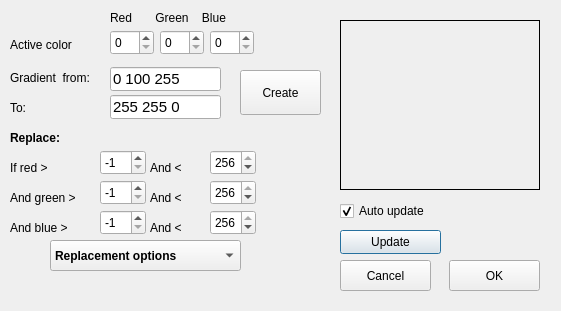
<?xml version="1.0" encoding="UTF-8"?>
<ui version="4.0">
 <class>dColors</class>
 <widget class="QDialog" name="dColors">
  <property name="geometry">
   <rect>
    <x>0</x>
    <y>0</y>
    <width>561</width>
    <height>311</height>
   </rect>
  </property>
  <property name="windowTitle">
   <string>Drawish Colors</string>
  </property>
  <property name="windowIcon">
   <iconset resource="Drawish.qrc">
    <normaloff>:/res/draw.png</normaloff>:/res/draw.png</iconset>
  </property>
  <widget class="QLabel" name="label">
   <property name="geometry">
    <rect>
     <x>10</x>
     <y>35</y>
     <width>81</width>
     <height>20</height>
    </rect>
   </property>
   <property name="text">
    <string>Active color</string>
   </property>
  </widget>
  <widget class="QSpinBox" name="redSpin">
   <property name="geometry">
    <rect>
     <x>110</x>
     <y>30</y>
     <width>44</width>
     <height>25</height>
    </rect>
   </property>
   <property name="maximum">
    <number>255</number>
   </property>
  </widget>
  <widget class="QSpinBox" name="greenSpin">
   <property name="geometry">
    <rect>
     <x>160</x>
     <y>30</y>
     <width>44</width>
     <height>25</height>
    </rect>
   </property>
   <property name="maximum">
    <number>255</number>
   </property>
  </widget>
  <widget class="QSpinBox" name="blueSpin">
   <property name="geometry">
    <rect>
     <x>210</x>
     <y>30</y>
     <width>44</width>
     <height>25</height>
    </rect>
   </property>
   <property name="maximum">
    <number>255</number>
   </property>
  </widget>
  <widget class="QLabel" name="label_2">
   <property name="geometry">
    <rect>
     <x>110</x>
     <y>10</y>
     <width>141</width>
     <height>16</height>
    </rect>
   </property>
   <property name="text">
    <string>Red       Green    Blue</string>
   </property>
  </widget>
  <widget class="QWidget" name="showColorWidget" native="true">
   <property name="geometry">
    <rect>
     <x>260</x>
     <y>20</y>
     <width>61</width>
     <height>41</height>
    </rect>
   </property>
   <property name="palette">
    <palette>
     <active>
      <colorrole role="WindowText">
       <brush brushstyle="SolidPattern">
        <color alpha="255">
         <red>255</red>
         <green>255</green>
         <blue>255</blue>
        </color>
       </brush>
      </colorrole>
      <colorrole role="Button">
       <brush brushstyle="SolidPattern">
        <color alpha="255">
         <red>0</red>
         <green>0</green>
         <blue>0</blue>
        </color>
       </brush>
      </colorrole>
      <colorrole role="Light">
       <brush brushstyle="SolidPattern">
        <color alpha="255">
         <red>0</red>
         <green>0</green>
         <blue>0</blue>
        </color>
       </brush>
      </colorrole>
      <colorrole role="Midlight">
       <brush brushstyle="SolidPattern">
        <color alpha="255">
         <red>0</red>
         <green>0</green>
         <blue>0</blue>
        </color>
       </brush>
      </colorrole>
      <colorrole role="Dark">
       <brush brushstyle="SolidPattern">
        <color alpha="255">
         <red>0</red>
         <green>0</green>
         <blue>0</blue>
        </color>
       </brush>
      </colorrole>
      <colorrole role="Mid">
       <brush brushstyle="SolidPattern">
        <color alpha="255">
         <red>0</red>
         <green>0</green>
         <blue>0</blue>
        </color>
       </brush>
      </colorrole>
      <colorrole role="Text">
       <brush brushstyle="SolidPattern">
        <color alpha="255">
         <red>255</red>
         <green>255</green>
         <blue>255</blue>
        </color>
       </brush>
      </colorrole>
      <colorrole role="ButtonText">
       <brush brushstyle="SolidPattern">
        <color alpha="255">
         <red>255</red>
         <green>255</green>
         <blue>255</blue>
        </color>
       </brush>
      </colorrole>
      <colorrole role="Base">
       <brush brushstyle="SolidPattern">
        <color alpha="255">
         <red>0</red>
         <green>0</green>
         <blue>0</blue>
        </color>
       </brush>
      </colorrole>
      <colorrole role="Window">
       <brush brushstyle="SolidPattern">
        <color alpha="255">
         <red>0</red>
         <green>0</green>
         <blue>0</blue>
        </color>
       </brush>
      </colorrole>
      <colorrole role="Shadow">
       <brush brushstyle="SolidPattern">
        <color alpha="255">
         <red>0</red>
         <green>0</green>
         <blue>0</blue>
        </color>
       </brush>
      </colorrole>
      <colorrole role="AlternateBase">
       <brush brushstyle="SolidPattern">
        <color alpha="255">
         <red>0</red>
         <green>0</green>
         <blue>0</blue>
        </color>
       </brush>
      </colorrole>
     </active>
     <inactive>
      <colorrole role="WindowText">
       <brush brushstyle="SolidPattern">
        <color alpha="255">
         <red>0</red>
         <green>0</green>
         <blue>0</blue>
        </color>
       </brush>
      </colorrole>
      <colorrole role="Button">
       <brush brushstyle="SolidPattern">
        <color alpha="255">
         <red>239</red>
         <green>239</green>
         <blue>239</blue>
        </color>
       </brush>
      </colorrole>
      <colorrole role="Light">
       <brush brushstyle="SolidPattern">
        <color alpha="255">
         <red>255</red>
         <green>255</green>
         <blue>255</blue>
        </color>
       </brush>
      </colorrole>
      <colorrole role="Midlight">
       <brush brushstyle="SolidPattern">
        <color alpha="255">
         <red>202</red>
         <green>202</green>
         <blue>202</blue>
        </color>
       </brush>
      </colorrole>
      <colorrole role="Dark">
       <brush brushstyle="SolidPattern">
        <color alpha="255">
         <red>159</red>
         <green>159</green>
         <blue>159</blue>
        </color>
       </brush>
      </colorrole>
      <colorrole role="Mid">
       <brush brushstyle="SolidPattern">
        <color alpha="255">
         <red>184</red>
         <green>184</green>
         <blue>184</blue>
        </color>
       </brush>
      </colorrole>
      <colorrole role="Text">
       <brush brushstyle="SolidPattern">
        <color alpha="255">
         <red>0</red>
         <green>0</green>
         <blue>0</blue>
        </color>
       </brush>
      </colorrole>
      <colorrole role="ButtonText">
       <brush brushstyle="SolidPattern">
        <color alpha="255">
         <red>0</red>
         <green>0</green>
         <blue>0</blue>
        </color>
       </brush>
      </colorrole>
      <colorrole role="Base">
       <brush brushstyle="SolidPattern">
        <color alpha="255">
         <red>255</red>
         <green>255</green>
         <blue>255</blue>
        </color>
       </brush>
      </colorrole>
      <colorrole role="Window">
       <brush brushstyle="SolidPattern">
        <color alpha="255">
         <red>239</red>
         <green>239</green>
         <blue>239</blue>
        </color>
       </brush>
      </colorrole>
      <colorrole role="Shadow">
       <brush brushstyle="SolidPattern">
        <color alpha="255">
         <red>118</red>
         <green>118</green>
         <blue>118</blue>
        </color>
       </brush>
      </colorrole>
      <colorrole role="AlternateBase">
       <brush brushstyle="SolidPattern">
        <color alpha="255">
         <red>247</red>
         <green>247</green>
         <blue>247</blue>
        </color>
       </brush>
      </colorrole>
     </inactive>
     <disabled>
      <colorrole role="WindowText">
       <brush brushstyle="SolidPattern">
        <color alpha="255">
         <red>0</red>
         <green>0</green>
         <blue>0</blue>
        </color>
       </brush>
      </colorrole>
      <colorrole role="Button">
       <brush brushstyle="SolidPattern">
        <color alpha="255">
         <red>0</red>
         <green>0</green>
         <blue>0</blue>
        </color>
       </brush>
      </colorrole>
      <colorrole role="Light">
       <brush brushstyle="SolidPattern">
        <color alpha="255">
         <red>0</red>
         <green>0</green>
         <blue>0</blue>
        </color>
       </brush>
      </colorrole>
      <colorrole role="Midlight">
       <brush brushstyle="SolidPattern">
        <color alpha="255">
         <red>0</red>
         <green>0</green>
         <blue>0</blue>
        </color>
       </brush>
      </colorrole>
      <colorrole role="Dark">
       <brush brushstyle="SolidPattern">
        <color alpha="255">
         <red>0</red>
         <green>0</green>
         <blue>0</blue>
        </color>
       </brush>
      </colorrole>
      <colorrole role="Mid">
       <brush brushstyle="SolidPattern">
        <color alpha="255">
         <red>0</red>
         <green>0</green>
         <blue>0</blue>
        </color>
       </brush>
      </colorrole>
      <colorrole role="Text">
       <brush brushstyle="SolidPattern">
        <color alpha="255">
         <red>0</red>
         <green>0</green>
         <blue>0</blue>
        </color>
       </brush>
      </colorrole>
      <colorrole role="ButtonText">
       <brush brushstyle="SolidPattern">
        <color alpha="255">
         <red>0</red>
         <green>0</green>
         <blue>0</blue>
        </color>
       </brush>
      </colorrole>
      <colorrole role="Base">
       <brush brushstyle="SolidPattern">
        <color alpha="255">
         <red>0</red>
         <green>0</green>
         <blue>0</blue>
        </color>
       </brush>
      </colorrole>
      <colorrole role="Window">
       <brush brushstyle="SolidPattern">
        <color alpha="255">
         <red>0</red>
         <green>0</green>
         <blue>0</blue>
        </color>
       </brush>
      </colorrole>
      <colorrole role="Shadow">
       <brush brushstyle="SolidPattern">
        <color alpha="255">
         <red>177</red>
         <green>177</green>
         <blue>177</blue>
        </color>
       </brush>
      </colorrole>
      <colorrole role="AlternateBase">
       <brush brushstyle="SolidPattern">
        <color alpha="255">
         <red>247</red>
         <green>247</green>
         <blue>247</blue>
        </color>
       </brush>
      </colorrole>
     </disabled>
    </palette>
   </property>
  </widget>
  <widget class="QLabel" name="labelThumb">
   <property name="geometry">
    <rect>
     <x>340</x>
     <y>20</y>
     <width>200</width>
     <height>170</height>
    </rect>
   </property>
   <property name="frameShape">
    <enum>QFrame::Box</enum>
   </property>
   <property name="text">
    <string/>
   </property>
  </widget>
  <widget class="QLabel" name="label_4">
   <property name="geometry">
    <rect>
     <x>10</x>
     <y>130</y>
     <width>111</width>
     <height>16</height>
    </rect>
   </property>
   <property name="font">
    <font>
     <bold>true</bold>
    </font>
   </property>
   <property name="text">
    <string>Replace:</string>
   </property>
  </widget>
  <widget class="QLabel" name="label_5">
   <property name="geometry">
    <rect>
     <x>10</x>
     <y>160</y>
     <width>71</width>
     <height>16</height>
    </rect>
   </property>
   <property name="palette">
    <palette>
     <active>
      <colorrole role="WindowText">
       <brush brushstyle="SolidPattern">
        <color alpha="255">
         <red>224</red>
         <green>27</green>
         <blue>36</blue>
        </color>
       </brush>
      </colorrole>
      <colorrole role="Text">
       <brush brushstyle="SolidPattern">
        <color alpha="255">
         <red>224</red>
         <green>27</green>
         <blue>36</blue>
        </color>
       </brush>
      </colorrole>
     </active>
     <inactive>
      <colorrole role="WindowText">
       <brush brushstyle="SolidPattern">
        <color alpha="255">
         <red>0</red>
         <green>0</green>
         <blue>0</blue>
        </color>
       </brush>
      </colorrole>
      <colorrole role="Text">
       <brush brushstyle="SolidPattern">
        <color alpha="255">
         <red>0</red>
         <green>0</green>
         <blue>0</blue>
        </color>
       </brush>
      </colorrole>
     </inactive>
     <disabled>
      <colorrole role="WindowText">
       <brush brushstyle="SolidPattern">
        <color alpha="255">
         <red>190</red>
         <green>190</green>
         <blue>190</blue>
        </color>
       </brush>
      </colorrole>
      <colorrole role="Text">
       <brush brushstyle="SolidPattern">
        <color alpha="255">
         <red>190</red>
         <green>190</green>
         <blue>190</blue>
        </color>
       </brush>
      </colorrole>
     </disabled>
    </palette>
   </property>
   <property name="text">
    <string>If red &gt;</string>
   </property>
  </widget>
  <widget class="QSpinBox" name="IFRED">
   <property name="geometry">
    <rect>
     <x>100</x>
     <y>150</y>
     <width>46</width>
     <height>25</height>
    </rect>
   </property>
   <property name="minimum">
    <number>-1</number>
   </property>
   <property name="maximum">
    <number>254</number>
   </property>
   <property name="value">
    <number>-1</number>
   </property>
  </widget>
  <widget class="QLabel" name="label_6">
   <property name="geometry">
    <rect>
     <x>150</x>
     <y>160</y>
     <width>51</width>
     <height>16</height>
    </rect>
   </property>
   <property name="palette">
    <palette>
     <active>
      <colorrole role="WindowText">
       <brush brushstyle="SolidPattern">
        <color alpha="255">
         <red>224</red>
         <green>27</green>
         <blue>36</blue>
        </color>
       </brush>
      </colorrole>
     </active>
     <inactive>
      <colorrole role="WindowText">
       <brush brushstyle="SolidPattern">
        <color alpha="255">
         <red>0</red>
         <green>0</green>
         <blue>0</blue>
        </color>
       </brush>
      </colorrole>
     </inactive>
     <disabled>
      <colorrole role="WindowText">
       <brush brushstyle="SolidPattern">
        <color alpha="255">
         <red>190</red>
         <green>190</green>
         <blue>190</blue>
        </color>
       </brush>
      </colorrole>
     </disabled>
    </palette>
   </property>
   <property name="text">
    <string>And  &lt;</string>
   </property>
  </widget>
  <widget class="QSpinBox" name="ifred">
   <property name="geometry">
    <rect>
     <x>210</x>
     <y>150</y>
     <width>46</width>
     <height>25</height>
    </rect>
   </property>
   <property name="minimum">
    <number>1</number>
   </property>
   <property name="maximum">
    <number>256</number>
   </property>
   <property name="value">
    <number>256</number>
   </property>
  </widget>
  <widget class="QLabel" name="label_7">
   <property name="geometry">
    <rect>
     <x>10</x>
     <y>190</y>
     <width>81</width>
     <height>16</height>
    </rect>
   </property>
   <property name="palette">
    <palette>
     <active>
      <colorrole role="WindowText">
       <brush brushstyle="SolidPattern">
        <color alpha="255">
         <red>38</red>
         <green>162</green>
         <blue>105</blue>
        </color>
       </brush>
      </colorrole>
     </active>
     <inactive>
      <colorrole role="WindowText">
       <brush brushstyle="SolidPattern">
        <color alpha="255">
         <red>0</red>
         <green>0</green>
         <blue>0</blue>
        </color>
       </brush>
      </colorrole>
     </inactive>
     <disabled>
      <colorrole role="WindowText">
       <brush brushstyle="SolidPattern">
        <color alpha="255">
         <red>190</red>
         <green>190</green>
         <blue>190</blue>
        </color>
       </brush>
      </colorrole>
     </disabled>
    </palette>
   </property>
   <property name="text">
    <string>And green &gt;</string>
   </property>
  </widget>
  <widget class="QSpinBox" name="IFGREEN">
   <property name="geometry">
    <rect>
     <x>100</x>
     <y>180</y>
     <width>46</width>
     <height>25</height>
    </rect>
   </property>
   <property name="minimum">
    <number>-1</number>
   </property>
   <property name="maximum">
    <number>254</number>
   </property>
   <property name="value">
    <number>-1</number>
   </property>
  </widget>
  <widget class="QLabel" name="label_8">
   <property name="geometry">
    <rect>
     <x>150</x>
     <y>190</y>
     <width>51</width>
     <height>16</height>
    </rect>
   </property>
   <property name="palette">
    <palette>
     <active>
      <colorrole role="WindowText">
       <brush brushstyle="SolidPattern">
        <color alpha="255">
         <red>38</red>
         <green>162</green>
         <blue>105</blue>
        </color>
       </brush>
      </colorrole>
     </active>
     <inactive>
      <colorrole role="WindowText">
       <brush brushstyle="SolidPattern">
        <color alpha="255">
         <red>0</red>
         <green>0</green>
         <blue>0</blue>
        </color>
       </brush>
      </colorrole>
     </inactive>
     <disabled>
      <colorrole role="WindowText">
       <brush brushstyle="SolidPattern">
        <color alpha="255">
         <red>190</red>
         <green>190</green>
         <blue>190</blue>
        </color>
       </brush>
      </colorrole>
     </disabled>
    </palette>
   </property>
   <property name="text">
    <string>And  &lt;</string>
   </property>
  </widget>
  <widget class="QSpinBox" name="ifgreen">
   <property name="geometry">
    <rect>
     <x>210</x>
     <y>180</y>
     <width>46</width>
     <height>25</height>
    </rect>
   </property>
   <property name="minimum">
    <number>1</number>
   </property>
   <property name="maximum">
    <number>256</number>
   </property>
   <property name="value">
    <number>256</number>
   </property>
  </widget>
  <widget class="QLabel" name="label_9">
   <property name="geometry">
    <rect>
     <x>150</x>
     <y>220</y>
     <width>51</width>
     <height>16</height>
    </rect>
   </property>
   <property name="palette">
    <palette>
     <active>
      <colorrole role="WindowText">
       <brush brushstyle="SolidPattern">
        <color alpha="255">
         <red>26</red>
         <green>95</green>
         <blue>180</blue>
        </color>
       </brush>
      </colorrole>
     </active>
     <inactive>
      <colorrole role="WindowText">
       <brush brushstyle="SolidPattern">
        <color alpha="255">
         <red>0</red>
         <green>0</green>
         <blue>0</blue>
        </color>
       </brush>
      </colorrole>
     </inactive>
     <disabled>
      <colorrole role="WindowText">
       <brush brushstyle="SolidPattern">
        <color alpha="255">
         <red>190</red>
         <green>190</green>
         <blue>190</blue>
        </color>
       </brush>
      </colorrole>
     </disabled>
    </palette>
   </property>
   <property name="text">
    <string>And  &lt;</string>
   </property>
  </widget>
  <widget class="QLabel" name="label_10">
   <property name="geometry">
    <rect>
     <x>10</x>
     <y>220</y>
     <width>81</width>
     <height>16</height>
    </rect>
   </property>
   <property name="palette">
    <palette>
     <active>
      <colorrole role="WindowText">
       <brush brushstyle="SolidPattern">
        <color alpha="255">
         <red>26</red>
         <green>95</green>
         <blue>180</blue>
        </color>
       </brush>
      </colorrole>
     </active>
     <inactive>
      <colorrole role="WindowText">
       <brush brushstyle="SolidPattern">
        <color alpha="255">
         <red>0</red>
         <green>0</green>
         <blue>0</blue>
        </color>
       </brush>
      </colorrole>
     </inactive>
     <disabled>
      <colorrole role="WindowText">
       <brush brushstyle="SolidPattern">
        <color alpha="255">
         <red>190</red>
         <green>190</green>
         <blue>190</blue>
        </color>
       </brush>
      </colorrole>
     </disabled>
    </palette>
   </property>
   <property name="text">
    <string>And blue &gt;</string>
   </property>
  </widget>
  <widget class="QSpinBox" name="IFBLUE">
   <property name="geometry">
    <rect>
     <x>100</x>
     <y>210</y>
     <width>46</width>
     <height>25</height>
    </rect>
   </property>
   <property name="minimum">
    <number>-1</number>
   </property>
   <property name="maximum">
    <number>254</number>
   </property>
   <property name="value">
    <number>-1</number>
   </property>
  </widget>
  <widget class="QSpinBox" name="ifblue">
   <property name="geometry">
    <rect>
     <x>210</x>
     <y>210</y>
     <width>46</width>
     <height>25</height>
    </rect>
   </property>
   <property name="minimum">
    <number>1</number>
   </property>
   <property name="maximum">
    <number>256</number>
   </property>
   <property name="value">
    <number>256</number>
   </property>
  </widget>
  <widget class="QPushButton" name="pushButton_2">
   <property name="geometry">
    <rect>
     <x>340</x>
     <y>230</y>
     <width>101</width>
     <height>24</height>
    </rect>
   </property>
   <property name="palette">
    <palette>
     <active>
      <colorrole role="ButtonText">
       <brush brushstyle="SolidPattern">
        <color alpha="255">
         <red>53</red>
         <green>132</green>
         <blue>228</blue>
        </color>
       </brush>
      </colorrole>
     </active>
     <inactive>
      <colorrole role="ButtonText">
       <brush brushstyle="SolidPattern">
        <color alpha="255">
         <red>0</red>
         <green>0</green>
         <blue>0</blue>
        </color>
       </brush>
      </colorrole>
     </inactive>
     <disabled>
      <colorrole role="ButtonText">
       <brush brushstyle="SolidPattern">
        <color alpha="255">
         <red>190</red>
         <green>190</green>
         <blue>190</blue>
        </color>
       </brush>
      </colorrole>
     </disabled>
    </palette>
   </property>
   <property name="text">
    <string>Update</string>
   </property>
  </widget>
  <widget class="QPushButton" name="pushButton_3">
   <property name="geometry">
    <rect>
     <x>340</x>
     <y>260</y>
     <width>91</width>
     <height>31</height>
    </rect>
   </property>
   <property name="palette">
    <palette>
     <active>
      <colorrole role="ButtonText">
       <brush brushstyle="SolidPattern">
        <color alpha="255">
         <red>224</red>
         <green>27</green>
         <blue>36</blue>
        </color>
       </brush>
      </colorrole>
     </active>
     <inactive>
      <colorrole role="ButtonText">
       <brush brushstyle="SolidPattern">
        <color alpha="255">
         <red>0</red>
         <green>0</green>
         <blue>0</blue>
        </color>
       </brush>
      </colorrole>
     </inactive>
     <disabled>
      <colorrole role="ButtonText">
       <brush brushstyle="SolidPattern">
        <color alpha="255">
         <red>190</red>
         <green>190</green>
         <blue>190</blue>
        </color>
       </brush>
      </colorrole>
     </disabled>
    </palette>
   </property>
   <property name="text">
    <string>Cancel</string>
   </property>
  </widget>
  <widget class="QPushButton" name="pushButton_4">
   <property name="geometry">
    <rect>
     <x>449</x>
     <y>260</y>
     <width>91</width>
     <height>31</height>
    </rect>
   </property>
   <property name="palette">
    <palette>
     <active>
      <colorrole role="Text">
       <brush brushstyle="SolidPattern">
        <color alpha="255">
         <red>38</red>
         <green>162</green>
         <blue>105</blue>
        </color>
       </brush>
      </colorrole>
      <colorrole role="ButtonText">
       <brush brushstyle="SolidPattern">
        <color alpha="255">
         <red>38</red>
         <green>162</green>
         <blue>105</blue>
        </color>
       </brush>
      </colorrole>
     </active>
     <inactive>
      <colorrole role="Text">
       <brush brushstyle="SolidPattern">
        <color alpha="255">
         <red>0</red>
         <green>0</green>
         <blue>0</blue>
        </color>
       </brush>
      </colorrole>
      <colorrole role="ButtonText">
       <brush brushstyle="SolidPattern">
        <color alpha="255">
         <red>0</red>
         <green>0</green>
         <blue>0</blue>
        </color>
       </brush>
      </colorrole>
     </inactive>
     <disabled>
      <colorrole role="Text">
       <brush brushstyle="SolidPattern">
        <color alpha="255">
         <red>190</red>
         <green>190</green>
         <blue>190</blue>
        </color>
       </brush>
      </colorrole>
      <colorrole role="ButtonText">
       <brush brushstyle="SolidPattern">
        <color alpha="255">
         <red>190</red>
         <green>190</green>
         <blue>190</blue>
        </color>
       </brush>
      </colorrole>
     </disabled>
    </palette>
   </property>
   <property name="text">
    <string>OK</string>
   </property>
  </widget>
  <widget class="QLabel" name="label_3">
   <property name="geometry">
    <rect>
     <x>10</x>
     <y>70</y>
     <width>101</width>
     <height>16</height>
    </rect>
   </property>
   <property name="text">
    <string>Gradient  from:</string>
   </property>
  </widget>
  <widget class="QLineEdit" name="startColorsLine">
   <property name="geometry">
    <rect>
     <x>110</x>
     <y>67</y>
     <width>111</width>
     <height>24</height>
    </rect>
   </property>
   <property name="font">
    <font>
     <pointsize>11</pointsize>
    </font>
   </property>
   <property name="text">
    <string>0 100 255</string>
   </property>
  </widget>
  <widget class="QLabel" name="label_11">
   <property name="geometry">
    <rect>
     <x>10</x>
     <y>100</y>
     <width>41</width>
     <height>16</height>
    </rect>
   </property>
   <property name="text">
    <string>To:</string>
   </property>
  </widget>
  <widget class="QLineEdit" name="endColorsLine">
   <property name="geometry">
    <rect>
     <x>110</x>
     <y>95</y>
     <width>111</width>
     <height>24</height>
    </rect>
   </property>
   <property name="font">
    <font>
     <pointsize>11</pointsize>
    </font>
   </property>
   <property name="text">
    <string>255 255 0</string>
   </property>
  </widget>
  <widget class="QPushButton" name="pushButton">
   <property name="geometry">
    <rect>
     <x>240</x>
     <y>70</y>
     <width>81</width>
     <height>45</height>
    </rect>
   </property>
   <property name="text">
    <string>Create</string>
   </property>
   <property name="icon">
    <iconset theme="applications-graphics"/>
   </property>
   <property name="iconSize">
    <size>
     <width>26</width>
     <height>26</height>
    </size>
   </property>
   <property name="autoRepeat">
    <bool>false</bool>
   </property>
   <property name="flat">
    <bool>false</bool>
   </property>
  </widget>
  <widget class="QLabel" name="label_replaced">
   <property name="geometry">
    <rect>
     <x>10</x>
     <y>280</y>
     <width>251</width>
     <height>16</height>
    </rect>
   </property>
   <property name="text">
    <string/>
   </property>
  </widget>
  <widget class="QComboBox" name="comboReplace">
   <property name="geometry">
    <rect>
     <x>50</x>
     <y>240</y>
     <width>191</width>
     <height>31</height>
    </rect>
   </property>
   <property name="font">
    <font>
     <bold>true</bold>
    </font>
   </property>
   <item>
    <property name="text">
     <string>Replacement options</string>
    </property>
   </item>
   <item>
    <property name="text">
     <string>Replace with active color</string>
    </property>
   </item>
   <item>
    <property name="text">
     <string>+ Red</string>
    </property>
   </item>
   <item>
    <property name="text">
     <string>- Red</string>
    </property>
   </item>
   <item>
    <property name="text">
     <string>+ Green</string>
    </property>
   </item>
   <item>
    <property name="text">
     <string>- Green</string>
    </property>
   </item>
   <item>
    <property name="text">
     <string>+ Blue</string>
    </property>
   </item>
   <item>
    <property name="text">
     <string>- Blue</string>
    </property>
   </item>
  </widget>
  <widget class="QCheckBox" name="checkAuto">
   <property name="geometry">
    <rect>
     <x>340</x>
     <y>200</y>
     <width>171</width>
     <height>22</height>
    </rect>
   </property>
   <property name="text">
    <string>Auto update</string>
   </property>
   <property name="checked">
    <bool>true</bool>
   </property>
  </widget>
 </widget>
 <resources>
  <include location="Drawish.qrc"/>
 </resources>
 <connections/>
</ui>
